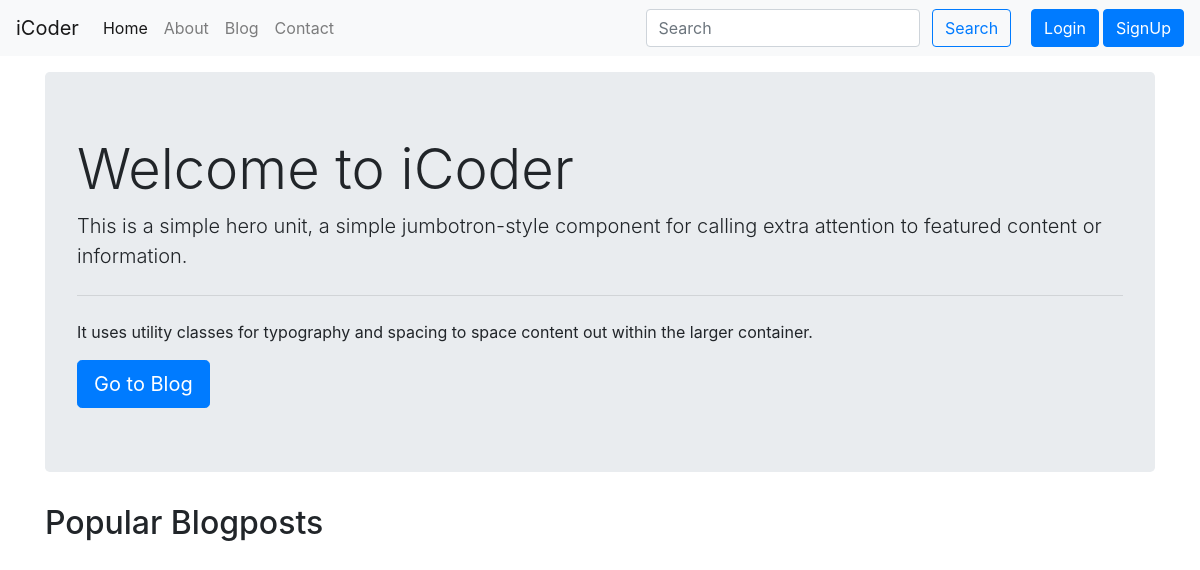
Before: / with the older database file.
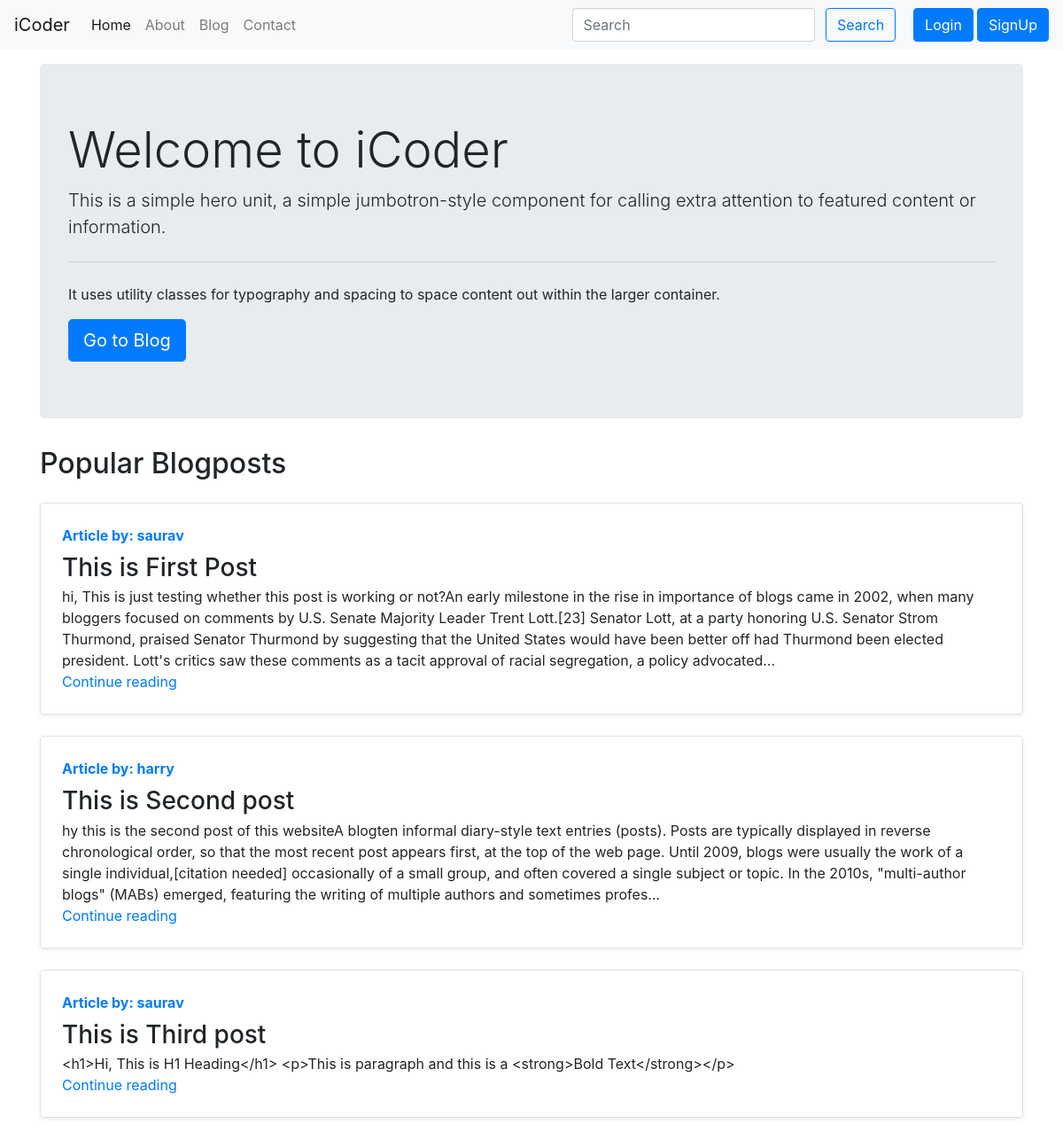
After: the same page with the newer database file.
### blog/models.py (models this page shows, shortened)
class Post(models.Model):
    sno = models.AutoField(primary_key=True)
    slug = models.CharField(max_length=130)
    views = models.IntegerField(default=0)
    title = models.CharField(max_length=255)
    content = models.TextField()
    author = models.CharField(max_length=50)
    timeStamp = models.DateTimeField(blank=True)

### home/views.py (the view)
# urls.py: path('', views.home, name='home'),
def home(request):
    allPosts = Post.objects.all()
    context = {'allPosts': allPosts}
    return render(request, 'home/home.html', context)

### templates/home/home.html (shortened to what this page needs)
{% extends 'base.html' %}
{% block homeactive %} active {% endblock homeactive %}
{% block body %}
<div class="container my-3">
    <div class="jumbotron">
        <h1 class="display-4">Welcome to iCoder</h1>
        <p class="lead">This is a simple hero unit, a simple jumbotron-style component for calling extra attention to
            featured content or information.</p>
        <hr class="my-4">
        <p>It uses utility classes for typography and spacing to space content out within the larger container.</p>
        <a class="btn btn-primary btn-lg" href="/blog" role="button">Go to Blog</a>
    </div>
</div>
<div class="container">
    <h2>Popular Blogposts</h2>
    {% for post in allPosts %}
    <div class="row no-gutters border rounded overflow-hidden flex-md-row my-4 shadow-sm h-md-250 position-relative">
        <div class="col p-4 d-flex flex-column position-static">
            <strong class="d-inline-block mb-2 text-primary">Article by: {{post.author}}</strong>
            <h3 class="mb-0">{{post.title}}</h3>
            <p class="card-text mb-auto">{{post.content| truncatechars:500}}</p>
            <a href="/blog/{{post.slug}}" class="stretched-link">Continue reading</a>
        </div>
    </div>
    {% endfor %}
</div>
{% endblock body %}

### templates/base.html (shortened to what this page needs)
<!doctype html>
<html lang="en">
<head>
  <link rel="stylesheet" href="https://stackpath.bootstrapcdn.com/bootstrap/4.5.0/css/bootstrap.min.css"
>
</head>
<body>
  <nav class="navbar navbar-expand-lg navbar-light bg-light">
    <a class="navbar-brand" href="/">iCoder</a>
    <div class="collapse navbar-collapse" id="navbarSupportedContent">
      <ul class="navbar-nav mr-auto">
        <li class="nav-item {% block homeactive %} {% endblock homeactive %}">
          <a class="nav-link" href="/">Home <span class="sr-only">(current)</span></a>
        </li>
        <li class="nav-item {% block aboutactive %} {% endblock aboutactive %}">
          <a class="nav-link" href="/about">About</a>
        </li>
        <li class="nav-item {% block blogactive %} {% endblock blogactive %}">
          <a class="nav-link" href="/blog">Blog</a>
        </li>
        <li class="nav-item {% block contactactive %} {% endblock contactactive %}">
          <a class="nav-link" href="/contact">Contact</a>
        </li>
      </ul>
      <div class="ml-auto form-inline">
      <form method="get" action="/search" class="my-2 my-lg-0 mx-3">
        <input class="form-control mr-sm-2" type="search" placeholder="Search" aria-label="Search" name="query"
          id="query">
        <button class="btn btn-outline-primary my-2 my-sm-0" type="submit">Search</button>
      </form>
      {% if user.is_authenticated %}
       <ul class="navbar-nav ml-auto">
      <li class="nav-item dropdown">
        <a class="nav-link dropdown-toggle" href="#" id="navbarDropdown" role="button" data-toggle="dropdown" aria-haspopup="true" aria-expanded="false">
          Welcome {{request.user}}
        </a>
        <div class="dropdown-menu" aria-labelledby="navbarDropdown">
          <a class="dropdown-item" href="/logout">Logout</a>
        </div>
      </li>
      </ul>
      {% else %}
      <button type="button" class="btn btn-primary ml-1" data-toggle="modal" data-target="#loginModal">
        Login
      </button>
      <button type="button" class="btn btn-primary ml-1" data-toggle="modal" data-target="#signupModal">
        SignUp
      </button>
      {% endif %}
      </div>
    </div>
  </nav>
  {% block body %}
  {% endblock body %}
</body>
</html>

Changed rows visible on the page:
added Post: author "saurav", title "This is First Post", content "hi, This is just testing whether this post is working or not?An early milestone in the rise in importance of blogs came in 2002, when many bloggers focused on comments by U.S. Senate Majority Leader Trent Lott.[23] Senator Lott, at a party honoring U.S. Senator Strom Thurmond, praised Senator Thurmond by suggesting that the United States would have been better off had Thurmond been elected president. Lott's critics saw these comments as a tacit approval of racial segregation, a policy advocated…"
added Post: author "harry", title "This is Second post", content "hy this is the second post of this websiteA blogten informal diary-style text entries (posts). Posts are typically displayed in reverse chronological order, so that the most recent post appears first, at the top of the web page. Until 2009, blogs were usually the work of a single individual,[citation needed] occasionally of a small group, and often covered a single subject or topic. In the 2010s, \"multi-author blogs\" (MABs) emerged, featuring the writing of multiple authors and sometimes profes…"
added Post: author "saurav", title "This is Third post", content "<h1>Hi, This is H1 Heading</h1> <p>This is paragraph and this is a <strong>Bold Text</strong></p>"
